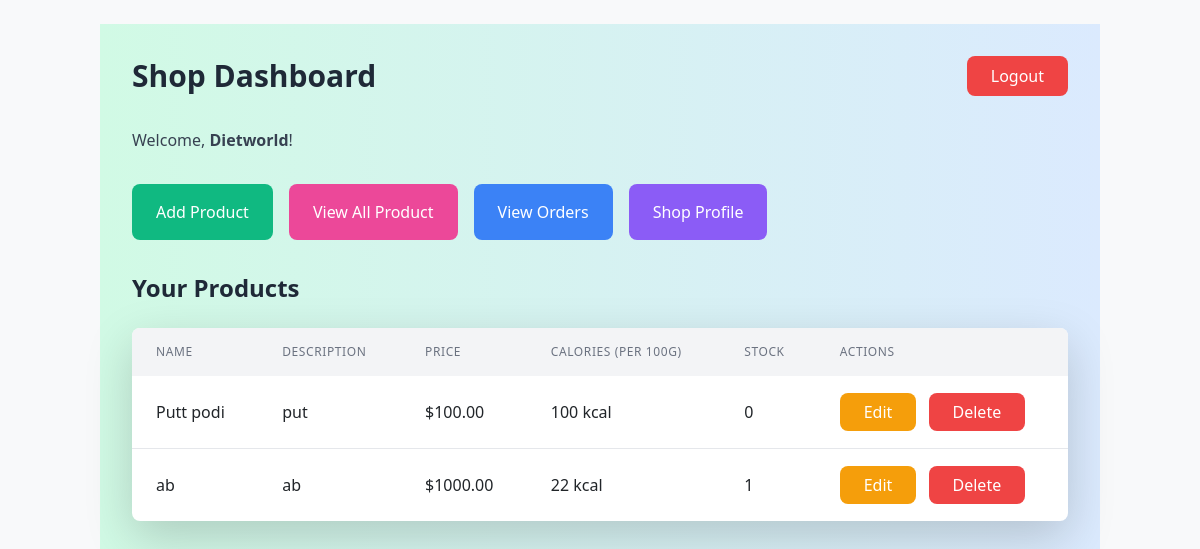
The page /shops/dashboard/ (signed in) on the database its author committed.
### shops/models.py (models this page shows, shortened)
class Shop(models.Model):
    shop_owner = models.OneToOneField(User, on_delete=models.CASCADE)
    shop_name = models.CharField(max_length=255)
    profile_photo = models.ImageField(upload_to='shop_profile_photos/', blank=True, null=True)
    phone_number = models.CharField(max_length=15, blank=True, null=True)
    address = models.TextField(blank=True, null=True)
    location = models.CharField(max_length=255)

### products/models.py (models this page shows, shortened)
class Product(models.Model):
    name = models.CharField(max_length=255)
    description = models.TextField()
    price = models.DecimalField(max_digits=10, decimal_places=2)
    image = models.ImageField(upload_to='product_images/', blank=True, null=True)
    calories_per_100g = models.PositiveIntegerField(help_text="Calories per 100g of the product")
    outlet = models.ForeignKey(Shop, on_delete=models.CASCADE, related_name='products')  # Link to the outlet (shop)
    stock = models.PositiveIntegerField(default=0)
    created_at = models.DateTimeField(auto_now_add=True)
    updated_at = models.DateTimeField(auto_now=True)
    category = models.ForeignKey(Category, on_delete=models.SET_NULL, null=True, blank=True)
    species = models.ManyToManyField(Species, blank=True)  # ✅ Allow multiple species

### shops/views.py (the view)
# urls.py: path('dashboard/', views.shop_dashboard, name='shop_dashboard'),
@login_required
def shop_dashboard(request):
    shop = get_object_or_404(Shop, shop_owner=request.user)
    products = Product.objects.filter(outlet=shop)
    return render(request, 'shops/dashboard.html', {'shop': shop, 'products': products})

### shops/templates/shops/dashboard.html (shortened to what this page needs)
{% extends 'base.html' %}
{% block content %}
<link href="https://cdn.jsdelivr.net/npm/tailwindcss@2.2.19/dist/tailwind.min.css" rel="stylesheet">
<div class="bg-gradient-to-r from-green-100 to-blue-100 min-h-screen p-8">
    <div class="max-w-7xl mx-auto">
        <div class="flex justify-between items-center mb-8">
            <h1 class="text-3xl font-bold text-gray-800">Shop Dashboard</h1>
            <a href="{% url 'shop_logout' %}" class="bg-red-500 text-white px-4 py-2 rounded-lg hover:bg-red-600 transition duration-300">
                Logout
            </a>
        </div>
        <p class="text-gray-700 mb-8">Welcome, <span class="font-semibold">{{ shop.shop_name }}</span>!</p>
        <div class="flex space-x-4 mb-8">
            <a href="{% url 'add_product' %}" class="bg-green-500 text-white px-6 py-3 rounded-lg hover:bg-green-600 transition duration-300">
                Add Product
            </a>
            <a href="{% url 'product_list' shop.id %}" class="bg-pink-500 text-white px-6 py-3 rounded-lg hover:bg-pink-600 transition duration-300">
                View All Product
            </a>
            <a href="{% url 'shop_orders' %}" class="bg-blue-500 text-white px-6 py-3 rounded-lg hover:bg-blue-600 transition duration-300">
                View Orders
            </a>
            <a href="{% url 'shop_profile' %}" class="bg-purple-500 text-white px-6 py-3 rounded-lg hover:bg-purple-600 transition duration-300">
                Shop Profile
            </a>
        </div>
        <h2 class="text-2xl font-bold text-gray-800 mb-4">Your Products</h2>
        <div class="bg-white rounded-lg shadow-lg overflow-hidden">
            <table class="min-w-full">
                <thead class="bg-gray-100">
                    <tr>
                        <th class="px-6 py-3 text-left text-xs font-medium text-gray-500 uppercase tracking-wider">Name</th>
                        <th class="px-6 py-3 text-left text-xs font-medium text-gray-500 uppercase tracking-wider">Description</th>
                        <th class="px-6 py-3 text-left text-xs font-medium text-gray-500 uppercase tracking-wider">Price</th>
                        <th class="px-6 py-3 text-left text-xs font-medium text-gray-500 uppercase tracking-wider">Calories (per 100g)</th>
                        <th class="px-6 py-3 text-left text-xs font-medium text-gray-500 uppercase tracking-wider">Stock</th>
                        <th class="px-6 py-3 text-left text-xs font-medium text-gray-500 uppercase tracking-wider">Actions</th>
                    </tr>
                </thead>
                <tbody class="divide-y divide-gray-200">
                    {% for product in products %}
                    <tr class="hover:bg-gray-50 transition duration-300">
                        <td class="px-6 py-4">{{ product.name }}</td>
                        <td class="px-6 py-4">{{ product.description }}</td>
                        <td class="px-6 py-4">${{ product.price }}</td>
                        <td class="px-6 py-4">{{ product.calories_per_100g }} kcal</td>
                        <td class="px-6 py-4">{{ product.stock }}</td>
                        <td class="px-6 py-4">
                            <a href="{% url 'update_product' product.id %}" class="bg-yellow-500 text-white px-4 py-2 rounded-lg hover:bg-yellow-600 transition duration-300">Edit</a>
                            <a href="{% url 'delete_product' product.id %}" class="bg-red-500 text-white px-4 py-2 rounded-lg hover:bg-red-600 transition duration-300 ml-2">Delete</a>
                        </td>
                    </tr>
                    {% endfor %}
                </tbody>
            </table>
        </div>
    </div>
</div>
{% endblock %}

### static/css/styles.css (style rules this page uses)
body { background-color: #f8f9fa; }

### rows shown on the page
Shop: shop_name "Dietworld"
Product: name "Putt podi", description "put", price "100.00", calories_per_100g "100", stock "0"
Product: name "ab", description "ab", price "1000.00", calories_per_100g "22", stock "1"
